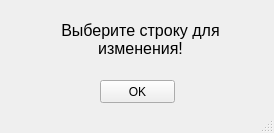
<?xml version="1.0" encoding="UTF-8"?>
<ui version="4.0">
 <class>MainWindow</class>
 <widget class="QMainWindow" name="MainWindow">
  <property name="geometry">
   <rect>
    <x>0</x>
    <y>0</y>
    <width>274</width>
    <height>133</height>
   </rect>
  </property>
  <property name="windowTitle">
   <string>Ошибка</string>
  </property>
  <property name="windowIcon">
   <iconset>
    <normaloff>../../../../../307313.png</normaloff>../../../../../307313.png</iconset>
  </property>
  <widget class="QWidget" name="centralwidget">
   <widget class="QPushButton" name="Ok_Button">
    <property name="geometry">
     <rect>
      <x>100</x>
      <y>80</y>
      <width>75</width>
      <height>23</height>
     </rect>
    </property>
    <property name="text">
     <string>OK</string>
    </property>
   </widget>
   <widget class="QLabel" name="label">
    <property name="geometry">
     <rect>
      <x>60</x>
      <y>9</y>
      <width>161</width>
      <height>61</height>
     </rect>
    </property>
    <property name="font">
     <font>
      <pointsize>12</pointsize>
     </font>
    </property>
    <property name="text">
     <string>Выберите строку для изменения!</string>
    </property>
    <property name="alignment">
     <set>Qt::AlignCenter</set>
    </property>
    <property name="wordWrap">
     <bool>true</bool>
    </property>
   </widget>
  </widget>
  <widget class="QMenuBar" name="menubar">
   <property name="geometry">
    <rect>
     <x>0</x>
     <y>0</y>
     <width>274</width>
     <height>21</height>
    </rect>
   </property>
  </widget>
  <widget class="QStatusBar" name="statusbar"/>
 </widget>
 <resources/>
 <connections/>
</ui>
